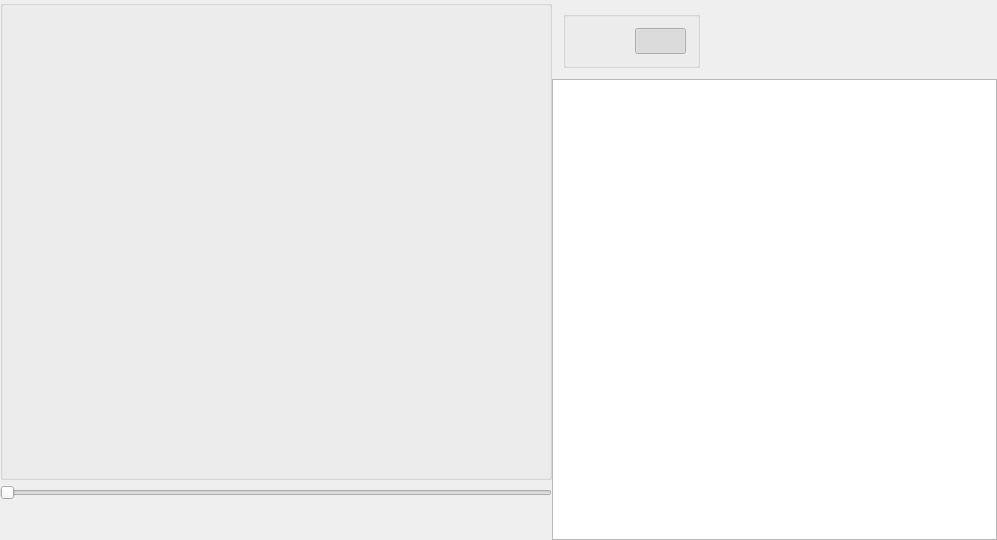
<?xml version="1.0" encoding="UTF-8"?>
<ui version="4.0">
 <class>MainWindow</class>
 <widget class="QMainWindow" name="MainWindow">
  <property name="geometry">
   <rect>
    <x>0</x>
    <y>0</y>
    <width>997</width>
    <height>540</height>
   </rect>
  </property>
  <property name="font">
   <font>
    <family>宋体</family>
    <pointsize>10</pointsize>
   </font>
  </property>
  <property name="windowTitle">
   <string>视频播放器</string>
  </property>
  <property name="styleSheet">
   <string notr="true"/>
  </property>
  <widget class="QWidget" name="centralWidget">
   <layout class="QVBoxLayout" name="verticalLayout_3">
    <property name="spacing">
     <number>0</number>
    </property>
    <property name="leftMargin">
     <number>0</number>
    </property>
    <property name="topMargin">
     <number>0</number>
    </property>
    <property name="rightMargin">
     <number>0</number>
    </property>
    <property name="bottomMargin">
     <number>0</number>
    </property>
    <item>
     <widget class="TitleBar" name="titleBar" native="true"/>
    </item>
    <item>
     <widget class="QWidget" name="widget_4" native="true">
      <layout class="QHBoxLayout" name="horizontalLayout_3">
       <property name="spacing">
        <number>0</number>
       </property>
       <property name="leftMargin">
        <number>0</number>
       </property>
       <property name="topMargin">
        <number>0</number>
       </property>
       <property name="rightMargin">
        <number>0</number>
       </property>
       <property name="bottomMargin">
        <number>0</number>
       </property>
       <item>
        <widget class="QWidget" name="widget_3" native="true">
         <layout class="QVBoxLayout" name="verticalLayout_2">
          <property name="spacing">
           <number>0</number>
          </property>
          <property name="leftMargin">
           <number>0</number>
          </property>
          <property name="topMargin">
           <number>0</number>
          </property>
          <property name="rightMargin">
           <number>0</number>
          </property>
          <property name="bottomMargin">
           <number>0</number>
          </property>
          <item>
           <widget class="QGroupBox" name="groupBox">
            <property name="title">
             <string/>
            </property>
            <property name="flat">
             <bool>true</bool>
            </property>
            <layout class="QVBoxLayout" name="verticalLayout">
             <property name="spacing">
              <number>0</number>
             </property>
             <property name="leftMargin">
              <number>0</number>
             </property>
             <property name="topMargin">
              <number>0</number>
             </property>
             <property name="rightMargin">
              <number>0</number>
             </property>
             <property name="bottomMargin">
              <number>0</number>
             </property>
             <item>
              <widget class="TMyVideoWidget" name="videoWidget" native="true"/>
             </item>
            </layout>
           </widget>
          </item>
          <item>
           <widget class="QWidget" name="widget_2" native="true">
            <property name="maximumSize">
             <size>
              <width>16777215</width>
              <height>25</height>
             </size>
            </property>
            <layout class="QVBoxLayout" name="verticalLayout_5">
             <property name="spacing">
              <number>0</number>
             </property>
             <property name="leftMargin">
              <number>0</number>
             </property>
             <property name="topMargin">
              <number>0</number>
             </property>
             <property name="rightMargin">
              <number>0</number>
             </property>
             <property name="bottomMargin">
              <number>0</number>
             </property>
             <item>
              <widget class="QSlider" name="sliderPosition">
               <property name="tracking">
                <bool>false</bool>
               </property>
               <property name="orientation">
                <enum>Qt::Horizontal</enum>
               </property>
              </widget>
             </item>
            </layout>
           </widget>
          </item>
          <item>
           <widget class="QWidget" name="widget" native="true">
            <property name="minimumSize">
             <size>
              <width>0</width>
              <height>35</height>
             </size>
            </property>
            <property name="maximumSize">
             <size>
              <width>16777215</width>
              <height>25</height>
             </size>
            </property>
            <layout class="QHBoxLayout" name="horizontalLayout">
             <property name="spacing">
              <number>10</number>
             </property>
             <property name="leftMargin">
              <number>0</number>
             </property>
             <property name="topMargin">
              <number>0</number>
             </property>
             <property name="rightMargin">
              <number>0</number>
             </property>
             <property name="bottomMargin">
              <number>0</number>
             </property>
             <item>
              <widget class="QLabel" name="labRatio">
               <property name="minimumSize">
                <size>
                 <width>80</width>
                 <height>0</height>
                </size>
               </property>
               <property name="styleSheet">
                <string notr="true">color: rgb(255, 255, 255);</string>
               </property>
               <property name="text">
                <string/>
               </property>
              </widget>
             </item>
             <item>
              <spacer name="horizontalSpacer">
               <property name="orientation">
                <enum>Qt::Horizontal</enum>
               </property>
               <property name="sizeHint" stdset="0">
                <size>
                 <width>40</width>
                 <height>20</height>
                </size>
               </property>
              </spacer>
             </item>
             <item>
              <widget class="QPushButton" name="btnStop">
               <property name="enabled">
                <bool>true</bool>
               </property>
               <property name="styleSheet">
                <string notr="true">QPushButton{
	  border-image: url(:/images/images/stop.svg);
}
</string>
               </property>
               <property name="text">
                <string/>
               </property>
               <property name="checkable">
                <bool>false</bool>
               </property>
               <property name="flat">
                <bool>true</bool>
               </property>
              </widget>
             </item>
             <item>
              <widget class="QPushButton" name="btnPrevious">
               <property name="styleSheet">
                <string notr="true">QPushButton{
	  border-image: url(:/images/images/previous.svg);
}
</string>
               </property>
               <property name="text">
                <string/>
               </property>
               <property name="flat">
                <bool>true</bool>
               </property>
              </widget>
             </item>
             <item>
              <widget class="QPushButton" name="btnPlay">
               <property name="enabled">
                <bool>true</bool>
               </property>
               <property name="styleSheet">
                <string notr="true">QPushButton{
	  border-image: url(:/images/images/play.svg);
}
</string>
               </property>
               <property name="text">
                <string/>
               </property>
               <property name="checkable">
                <bool>true</bool>
               </property>
               <property name="checked">
                <bool>false</bool>
               </property>
               <property name="flat">
                <bool>true</bool>
               </property>
              </widget>
             </item>
             <item>
              <widget class="QPushButton" name="btnNext">
               <property name="styleSheet">
                <string notr="true">QPushButton{
	  border-image: url(:/images/images/next.svg);
}
</string>
               </property>
               <property name="text">
                <string/>
               </property>
               <property name="flat">
                <bool>true</bool>
               </property>
              </widget>
             </item>
             <item>
              <widget class="MyBtnSound" name="btnSound">
               <property name="styleSheet">
                <string notr="true">QPushButton{
	  border-image: url(:/images/images/sound.svg);
}
</string>
               </property>
               <property name="text">
                <string/>
               </property>
               <property name="flat">
                <bool>true</bool>
               </property>
              </widget>
             </item>
             <item>
              <spacer name="horizontalSpacer_2">
               <property name="orientation">
                <enum>Qt::Horizontal</enum>
               </property>
               <property name="sizeHint" stdset="0">
                <size>
                 <width>40</width>
                 <height>20</height>
                </size>
               </property>
              </spacer>
             </item>
             <item>
              <widget class="QPushButton" name="btnAdd">
               <property name="styleSheet">
                <string notr="true">QPushButton{
	  border-image: url(:/images/images/effect.svg);
}
QPushButton:hover{
	  border-image: url(:/images/images/effect_hover.svg);
}</string>
               </property>
               <property name="text">
                <string/>
               </property>
               <property name="flat">
                <bool>true</bool>
               </property>
              </widget>
             </item>
             <item>
              <widget class="QPushButton" name="btnEffect">
               <property name="styleSheet">
                <string notr="true">QPushButton{
	  border-image: url(:/images/images/effect.svg);
}
QPushButton:hover{
	  border-image: url(:/images/images/effect_hover.svg);
}</string>
               </property>
               <property name="text">
                <string/>
               </property>
               <property name="checkable">
                <bool>true</bool>
               </property>
               <property name="flat">
                <bool>true</bool>
               </property>
              </widget>
             </item>
             <item>
              <widget class="QPushButton" name="btnFullScreen">
               <property name="styleSheet">
                <string notr="true">QPushButton{
	  border-image: url(:/images/images/full_screen.svg);
}
QPushButton:hover{
	  border-image: url(:/images/images/full_screen_hover.svg);
}

</string>
               </property>
               <property name="text">
                <string/>
               </property>
               <property name="flat">
                <bool>true</bool>
               </property>
              </widget>
             </item>
            </layout>
           </widget>
          </item>
         </layout>
        </widget>
       </item>
       <item>
        <widget class="QWidget" name="widget_5" native="true">
         <layout class="QVBoxLayout" name="verticalLayout_4">
          <property name="spacing">
           <number>0</number>
          </property>
          <property name="leftMargin">
           <number>0</number>
          </property>
          <property name="topMargin">
           <number>0</number>
          </property>
          <property name="rightMargin">
           <number>0</number>
          </property>
          <property name="bottomMargin">
           <number>0</number>
          </property>
          <item>
           <widget class="QWidget" name="widget_6" native="true">
            <layout class="QHBoxLayout" name="horizontalLayout_4">
             <item>
              <widget class="QGroupBox" name="groupBox_2">
               <property name="title">
                <string/>
               </property>
               <property name="flat">
                <bool>true</bool>
               </property>
               <layout class="QHBoxLayout" name="horizontalLayout_2">
                <item>
                 <widget class="QPushButton" name="btnOneLoop">
                  <property name="styleSheet">
                   <string notr="true">QPushButton{
border-image: url(:/images/images/one_loop.svg);
}</string>
                  </property>
                  <property name="text">
                   <string/>
                  </property>
                  <property name="checkable">
                   <bool>true</bool>
                  </property>
                  <property name="autoExclusive">
                   <bool>true</bool>
                  </property>
                  <property name="flat">
                   <bool>true</bool>
                  </property>
                 </widget>
                </item>
                <item>
                 <widget class="QPushButton" name="btnLoop">
                  <property name="styleSheet">
                   <string notr="true">QPushButton{
border-image: url(:/images/images/list_loop.svg);
}</string>
                  </property>
                  <property name="text">
                   <string/>
                  </property>
                  <property name="checkable">
                   <bool>true</bool>
                  </property>
                  <property name="checked">
                   <bool>true</bool>
                  </property>
                  <property name="autoExclusive">
                   <bool>true</bool>
                  </property>
                  <property name="flat">
                   <bool>true</bool>
                  </property>
                 </widget>
                </item>
               </layout>
              </widget>
             </item>
             <item>
              <widget class="QPushButton" name="btnRemove">
               <property name="styleSheet">
                <string notr="true">QPushButton{
	  border-image: url(:/images/images/close.svg);
}
QPushButton:hover{
	  border-image: url(:/images/images/close_hover.svg);
}
</string>
               </property>
               <property name="text">
                <string/>
               </property>
               <property name="flat">
                <bool>true</bool>
               </property>
              </widget>
             </item>
             <item>
              <widget class="QPushButton" name="btnClear">
               <property name="styleSheet">
                <string notr="true">QPushButton{
	  border-image: url(:/images/images/clear.svg);
}
QPushButton:hover{
	  border-image: url(:/images/images/clear_hover.svg);
}
</string>
               </property>
               <property name="text">
                <string/>
               </property>
               <property name="flat">
                <bool>true</bool>
               </property>
              </widget>
             </item>
            </layout>
           </widget>
          </item>
          <item>
           <widget class="QListWidget" name="listWidget"/>
          </item>
         </layout>
        </widget>
       </item>
      </layout>
     </widget>
    </item>
   </layout>
  </widget>
 </widget>
 <layoutdefault spacing="6" margin="11"/>
 <customwidgets>
  <customwidget>
   <class>TMyVideoWidget</class>
   <extends>QWidget</extends>
   <header location="global">tmyvideowidget.h</header>
   <container>1</container>
  </customwidget>
  <customwidget>
   <class>TitleBar</class>
   <extends>QWidget</extends>
   <header location="global">titlebar.h</header>
   <container>1</container>
  </customwidget>
  <customwidget>
   <class>MyBtnSound</class>
   <extends>QPushButton</extends>
   <header location="global">mybtnsound.h</header>
  </customwidget>
 </customwidgets>
 <resources/>
 <connections/>
</ui>
